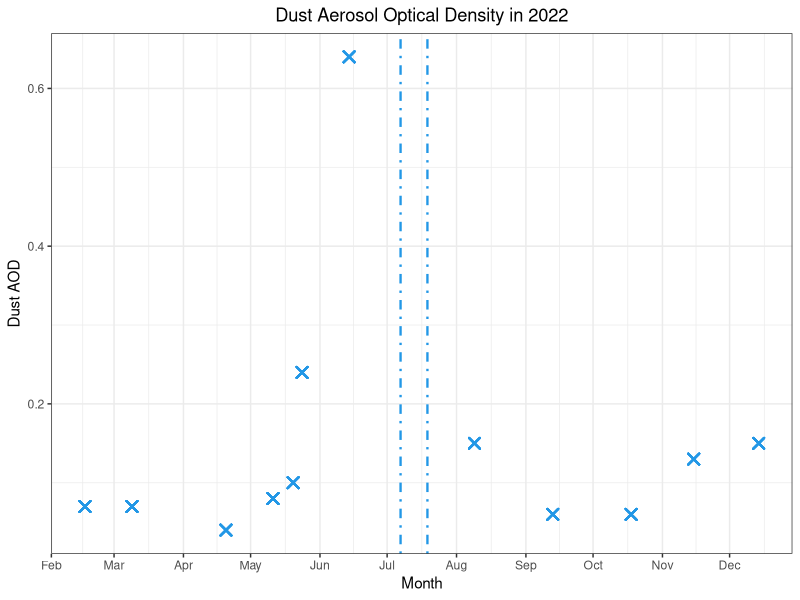
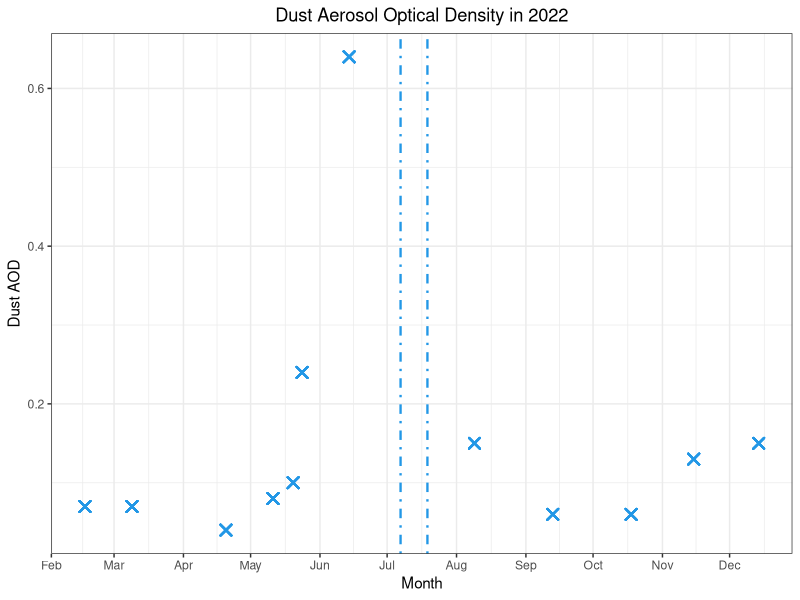

Write R code to recreate these figures, in order.
## ---- chunk 1
library(here)
library(tidyverse)
library(ggpubr)
library(lubridate)
## ---- chunk 2
dust<-read_csv(here("data", "processed_data", "tx_master.csv")) 
## ---- chunk 3
dust<-
  dust %>%
  select(Dust, date, SUM, Type)
## ---- chunk 4
month<- dust %>%
  filter(Type %in% "Monthly") #%>%
# filter(between(date, as.Date('2022-02-01'), as.Date('2022-08-28')))
## ---- chunk 5
dust %>%
  filter(date %in% as.Date('2022-02-01') : as.Date('2022-12-15'))%>%
  ggplot() + geom_line(
    aes(x = date,
        y = SUM)) +
  theme_bw()+
  labs(
    title = "Dust Aerosol Optical Density in 2022",
    x = "Month",
    y = "Dust AOD")+
  theme(plot.title = element_text(hjust = 0.5)) +
  geom_vline(xintercept = as.Date("2022-07-07"), color = "4c848c", size = 0.8, linetype = "dotdash") +
  geom_vline(xintercept = as.Date("2022-07-19"), color = "4c848c", size =0.8, linetype =    "dotdash") +
  scale_x_date(date_breaks = "1 month", date_labels = "%b") +
  geom_point(data = month,
             aes(x = date,
                 y = SUM),
             shape = 4,
             size = 3,
             color = "4c848c",
             stroke = 1)

ggsave(here("results", "plots", "dust_2022.png"))
